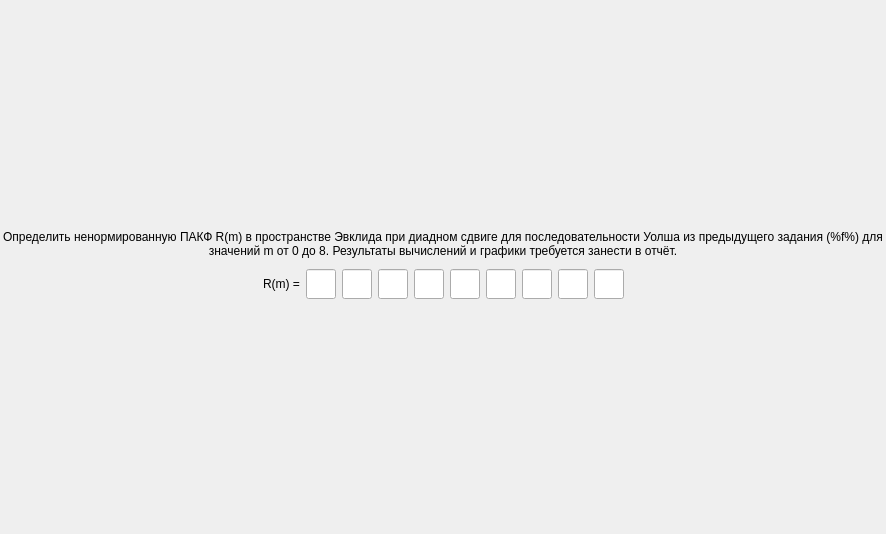
<?xml version="1.0" encoding="UTF-8"?>
<ui version="4.0">
 <class>ScreenTask4</class>
 <widget class="QFrame" name="ScreenTask4">
  <property name="geometry">
   <rect>
    <x>0</x>
    <y>0</y>
    <width>886</width>
    <height>534</height>
   </rect>
  </property>
  <property name="windowTitle">
   <string>Frame</string>
  </property>
  <layout class="QGridLayout" name="gridLayout">
   <property name="leftMargin">
    <number>0</number>
   </property>
   <property name="topMargin">
    <number>0</number>
   </property>
   <property name="rightMargin">
    <number>0</number>
   </property>
   <property name="bottomMargin">
    <number>0</number>
   </property>
   <item row="0" column="0">
    <layout class="QVBoxLayout" name="verticalLayout">
     <item>
      <spacer name="verticalSpacer">
       <property name="orientation">
        <enum>Qt::Vertical</enum>
       </property>
       <property name="sizeHint" stdset="0">
        <size>
         <width>0</width>
         <height>0</height>
        </size>
       </property>
      </spacer>
     </item>
     <item>
      <widget class="QLabel" name="title">
       <property name="styleSheet">
        <string notr="true">font: 75 20pt &quot;MS Shell Dlg 2&quot;;</string>
       </property>
       <property name="text">
        <string>Определить ненормированную ПАКФ R(m) в пространстве Эвклида при диадном сдвиге для последовательности Уолша из предыдущего задания (%f%) для значений m от 0 до 8. Результаты вычислений и графики требуется занести в отчёт.</string>
       </property>
       <property name="alignment">
        <set>Qt::AlignCenter</set>
       </property>
       <property name="wordWrap">
        <bool>true</bool>
       </property>
      </widget>
     </item>
     <item>
      <spacer name="verticalSpacer_3">
       <property name="orientation">
        <enum>Qt::Vertical</enum>
       </property>
       <property name="sizeType">
        <enum>QSizePolicy::Minimum</enum>
       </property>
       <property name="sizeHint" stdset="0">
        <size>
         <width>0</width>
         <height>5</height>
        </size>
       </property>
      </spacer>
     </item>
     <item>
      <layout class="QVBoxLayout" name="verticalLayout_2">
       <item>
        <layout class="QHBoxLayout" name="horizontalLayout">
         <item>
          <spacer name="horizontalSpacer">
           <property name="orientation">
            <enum>Qt::Horizontal</enum>
           </property>
           <property name="sizeHint" stdset="0">
            <size>
             <width>0</width>
             <height>0</height>
            </size>
           </property>
          </spacer>
         </item>
         <item>
          <widget class="QLabel" name="label_3">
           <property name="styleSheet">
            <string notr="true">font: 16pt &quot;MS Shell Dlg 2&quot;;</string>
           </property>
           <property name="text">
            <string>R(m) =</string>
           </property>
           <property name="alignment">
            <set>Qt::AlignCenter</set>
           </property>
           <property name="wordWrap">
            <bool>true</bool>
           </property>
          </widget>
         </item>
         <item>
          <widget class="QLineEdit" name="input1">
           <property name="sizePolicy">
            <sizepolicy hsizetype="Fixed" vsizetype="Fixed">
             <horstretch>0</horstretch>
             <verstretch>0</verstretch>
            </sizepolicy>
           </property>
           <property name="minimumSize">
            <size>
             <width>30</width>
             <height>30</height>
            </size>
           </property>
           <property name="maximumSize">
            <size>
             <width>30</width>
             <height>30</height>
            </size>
           </property>
           <property name="styleSheet">
            <string notr="true">font: 16pt &quot;MS Shell Dlg 2&quot;;</string>
           </property>
           <property name="alignment">
            <set>Qt::AlignCenter</set>
           </property>
          </widget>
         </item>
         <item>
          <widget class="QLineEdit" name="input2">
           <property name="sizePolicy">
            <sizepolicy hsizetype="Fixed" vsizetype="Fixed">
             <horstretch>0</horstretch>
             <verstretch>0</verstretch>
            </sizepolicy>
           </property>
           <property name="minimumSize">
            <size>
             <width>30</width>
             <height>30</height>
            </size>
           </property>
           <property name="maximumSize">
            <size>
             <width>30</width>
             <height>30</height>
            </size>
           </property>
           <property name="font">
            <font>
             <family>MS Shell Dlg 2</family>
             <pointsize>16</pointsize>
             <weight>50</weight>
             <italic>false</italic>
             <bold>false</bold>
            </font>
           </property>
           <property name="styleSheet">
            <string>font: 16pt &quot;MS Shell Dlg 2&quot;;</string>
           </property>
           <property name="alignment">
            <set>Qt::AlignCenter</set>
           </property>
          </widget>
         </item>
         <item>
          <widget class="QLineEdit" name="input3">
           <property name="sizePolicy">
            <sizepolicy hsizetype="Fixed" vsizetype="Fixed">
             <horstretch>0</horstretch>
             <verstretch>0</verstretch>
            </sizepolicy>
           </property>
           <property name="minimumSize">
            <size>
             <width>30</width>
             <height>30</height>
            </size>
           </property>
           <property name="maximumSize">
            <size>
             <width>30</width>
             <height>30</height>
            </size>
           </property>
           <property name="font">
            <font>
             <family>MS Shell Dlg 2</family>
             <pointsize>16</pointsize>
             <weight>50</weight>
             <italic>false</italic>
             <bold>false</bold>
            </font>
           </property>
           <property name="styleSheet">
            <string>font: 16pt &quot;MS Shell Dlg 2&quot;;</string>
           </property>
           <property name="alignment">
            <set>Qt::AlignCenter</set>
           </property>
          </widget>
         </item>
         <item>
          <widget class="QLineEdit" name="input4">
           <property name="sizePolicy">
            <sizepolicy hsizetype="Fixed" vsizetype="Fixed">
             <horstretch>0</horstretch>
             <verstretch>0</verstretch>
            </sizepolicy>
           </property>
           <property name="minimumSize">
            <size>
             <width>30</width>
             <height>30</height>
            </size>
           </property>
           <property name="maximumSize">
            <size>
             <width>30</width>
             <height>30</height>
            </size>
           </property>
           <property name="font">
            <font>
             <family>MS Shell Dlg 2</family>
             <pointsize>16</pointsize>
             <weight>50</weight>
             <italic>false</italic>
             <bold>false</bold>
            </font>
           </property>
           <property name="styleSheet">
            <string>font: 16pt &quot;MS Shell Dlg 2&quot;;</string>
           </property>
           <property name="alignment">
            <set>Qt::AlignCenter</set>
           </property>
          </widget>
         </item>
         <item>
          <widget class="QLineEdit" name="input5">
           <property name="sizePolicy">
            <sizepolicy hsizetype="Fixed" vsizetype="Fixed">
             <horstretch>0</horstretch>
             <verstretch>0</verstretch>
            </sizepolicy>
           </property>
           <property name="minimumSize">
            <size>
             <width>30</width>
             <height>30</height>
            </size>
           </property>
           <property name="maximumSize">
            <size>
             <width>30</width>
             <height>30</height>
            </size>
           </property>
           <property name="font">
            <font>
             <family>MS Shell Dlg 2</family>
             <pointsize>16</pointsize>
             <weight>50</weight>
             <italic>false</italic>
             <bold>false</bold>
            </font>
           </property>
           <property name="styleSheet">
            <string>font: 16pt &quot;MS Shell Dlg 2&quot;;</string>
           </property>
           <property name="alignment">
            <set>Qt::AlignCenter</set>
           </property>
          </widget>
         </item>
         <item>
          <widget class="QLineEdit" name="input6">
           <property name="sizePolicy">
            <sizepolicy hsizetype="Fixed" vsizetype="Fixed">
             <horstretch>0</horstretch>
             <verstretch>0</verstretch>
            </sizepolicy>
           </property>
           <property name="minimumSize">
            <size>
             <width>30</width>
             <height>30</height>
            </size>
           </property>
           <property name="maximumSize">
            <size>
             <width>30</width>
             <height>30</height>
            </size>
           </property>
           <property name="font">
            <font>
             <family>MS Shell Dlg 2</family>
             <pointsize>16</pointsize>
             <weight>50</weight>
             <italic>false</italic>
             <bold>false</bold>
            </font>
           </property>
           <property name="styleSheet">
            <string>font: 16pt &quot;MS Shell Dlg 2&quot;;</string>
           </property>
           <property name="alignment">
            <set>Qt::AlignCenter</set>
           </property>
          </widget>
         </item>
         <item>
          <widget class="QLineEdit" name="input7">
           <property name="sizePolicy">
            <sizepolicy hsizetype="Fixed" vsizetype="Fixed">
             <horstretch>0</horstretch>
             <verstretch>0</verstretch>
            </sizepolicy>
           </property>
           <property name="minimumSize">
            <size>
             <width>30</width>
             <height>30</height>
            </size>
           </property>
           <property name="maximumSize">
            <size>
             <width>30</width>
             <height>30</height>
            </size>
           </property>
           <property name="font">
            <font>
             <family>MS Shell Dlg 2</family>
             <pointsize>16</pointsize>
             <weight>50</weight>
             <italic>false</italic>
             <bold>false</bold>
            </font>
           </property>
           <property name="styleSheet">
            <string>font: 16pt &quot;MS Shell Dlg 2&quot;;</string>
           </property>
           <property name="alignment">
            <set>Qt::AlignCenter</set>
           </property>
          </widget>
         </item>
         <item>
          <widget class="QLineEdit" name="input8">
           <property name="sizePolicy">
            <sizepolicy hsizetype="Fixed" vsizetype="Fixed">
             <horstretch>0</horstretch>
             <verstretch>0</verstretch>
            </sizepolicy>
           </property>
           <property name="minimumSize">
            <size>
             <width>30</width>
             <height>30</height>
            </size>
           </property>
           <property name="maximumSize">
            <size>
             <width>30</width>
             <height>30</height>
            </size>
           </property>
           <property name="font">
            <font>
             <family>MS Shell Dlg 2</family>
             <pointsize>16</pointsize>
             <weight>50</weight>
             <italic>false</italic>
             <bold>false</bold>
            </font>
           </property>
           <property name="styleSheet">
            <string notr="true">font: 16pt &quot;MS Shell Dlg 2&quot;;</string>
           </property>
           <property name="alignment">
            <set>Qt::AlignCenter</set>
           </property>
          </widget>
         </item>
         <item>
          <widget class="QLineEdit" name="input9">
           <property name="sizePolicy">
            <sizepolicy hsizetype="Fixed" vsizetype="Fixed">
             <horstretch>0</horstretch>
             <verstretch>0</verstretch>
            </sizepolicy>
           </property>
           <property name="minimumSize">
            <size>
             <width>30</width>
             <height>30</height>
            </size>
           </property>
           <property name="maximumSize">
            <size>
             <width>30</width>
             <height>30</height>
            </size>
           </property>
           <property name="font">
            <font>
             <family>MS Shell Dlg 2</family>
             <pointsize>16</pointsize>
             <weight>50</weight>
             <italic>false</italic>
             <bold>false</bold>
            </font>
           </property>
           <property name="styleSheet">
            <string notr="true">font: 16pt &quot;MS Shell Dlg 2&quot;;</string>
           </property>
           <property name="alignment">
            <set>Qt::AlignCenter</set>
           </property>
          </widget>
         </item>
         <item>
          <spacer name="horizontalSpacer_2">
           <property name="orientation">
            <enum>Qt::Horizontal</enum>
           </property>
           <property name="sizeHint" stdset="0">
            <size>
             <width>0</width>
             <height>0</height>
            </size>
           </property>
          </spacer>
         </item>
        </layout>
       </item>
      </layout>
     </item>
     <item>
      <spacer name="verticalSpacer_5">
       <property name="orientation">
        <enum>Qt::Vertical</enum>
       </property>
       <property name="sizeType">
        <enum>QSizePolicy::Minimum</enum>
       </property>
       <property name="sizeHint" stdset="0">
        <size>
         <width>0</width>
         <height>5</height>
        </size>
       </property>
      </spacer>
     </item>
     <item>
      <layout class="QHBoxLayout" name="horizontalLayout_6">
       <item>
        <spacer name="horizontalSpacer_12">
         <property name="orientation">
          <enum>Qt::Horizontal</enum>
         </property>
         <property name="sizeHint" stdset="0">
          <size>
           <width>0</width>
           <height>0</height>
          </size>
         </property>
        </spacer>
       </item>
       <item>
        <layout class="QHBoxLayout" name="charts"/>
       </item>
       <item>
        <spacer name="horizontalSpacer_11">
         <property name="orientation">
          <enum>Qt::Horizontal</enum>
         </property>
         <property name="sizeHint" stdset="0">
          <size>
           <width>0</width>
           <height>0</height>
          </size>
         </property>
        </spacer>
       </item>
      </layout>
     </item>
     <item>
      <spacer name="verticalSpacer_2">
       <property name="orientation">
        <enum>Qt::Vertical</enum>
       </property>
       <property name="sizeHint" stdset="0">
        <size>
         <width>0</width>
         <height>0</height>
        </size>
       </property>
      </spacer>
     </item>
    </layout>
   </item>
  </layout>
 </widget>
 <resources/>
 <connections/>
</ui>
